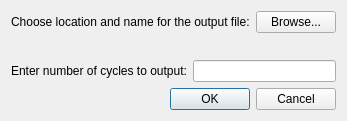
<?xml version="1.0" encoding="UTF-8"?>
<ui version="4.0">
 <class>SaveWaveDialog</class>
 <widget class="QDialog" name="SaveWaveDialog">
  <property name="geometry">
   <rect>
    <x>0</x>
    <y>0</y>
    <width>321</width>
    <height>121</height>
   </rect>
  </property>
  <property name="windowTitle">
   <string>Dialog</string>
  </property>
  <layout class="QVBoxLayout" name="verticalLayout_2">
   <item>
    <layout class="QVBoxLayout" name="verticalLayout">
     <item>
      <layout class="QHBoxLayout" name="horizontalLayout">
       <item>
        <widget class="QLabel" name="lbSelectLocation">
         <property name="text">
          <string>Choose location and name for the output file:</string>
         </property>
        </widget>
       </item>
       <item>
        <widget class="QPushButton" name="btnBrowse">
         <property name="text">
          <string>Browse...</string>
         </property>
        </widget>
       </item>
      </layout>
     </item>
     <item>
      <widget class="QLabel" name="lbFile">
       <property name="sizePolicy">
        <sizepolicy hsizetype="Preferred" vsizetype="Fixed">
         <horstretch>0</horstretch>
         <verstretch>0</verstretch>
        </sizepolicy>
       </property>
       <property name="maximumSize">
        <size>
         <width>16777215</width>
         <height>100</height>
        </size>
       </property>
       <property name="text">
        <string/>
       </property>
      </widget>
     </item>
     <item>
      <layout class="QHBoxLayout" name="horizontalLayout_2">
       <item>
        <widget class="QLabel" name="lbNumCycles">
         <property name="text">
          <string>Enter number of cycles to output:</string>
         </property>
        </widget>
       </item>
       <item>
        <widget class="QLineEdit" name="leNumCycles"/>
       </item>
      </layout>
     </item>
    </layout>
   </item>
   <item>
    <widget class="QDialogButtonBox" name="buttonBox">
     <property name="orientation">
      <enum>Qt::Horizontal</enum>
     </property>
     <property name="standardButtons">
      <set>QDialogButtonBox::Cancel|QDialogButtonBox::Ok</set>
     </property>
    </widget>
   </item>
  </layout>
 </widget>
 <resources/>
 <connections>
  <connection>
   <sender>buttonBox</sender>
   <signal>accepted()</signal>
   <receiver>SaveWaveDialog</receiver>
   <slot>accept()</slot>
   <hints>
    <hint type="sourcelabel">
     <x>248</x>
     <y>254</y>
    </hint>
    <hint type="destinationlabel">
     <x>157</x>
     <y>274</y>
    </hint>
   </hints>
  </connection>
  <connection>
   <sender>buttonBox</sender>
   <signal>rejected()</signal>
   <receiver>SaveWaveDialog</receiver>
   <slot>reject()</slot>
   <hints>
    <hint type="sourcelabel">
     <x>316</x>
     <y>260</y>
    </hint>
    <hint type="destinationlabel">
     <x>286</x>
     <y>274</y>
    </hint>
   </hints>
  </connection>
 </connections>
</ui>
